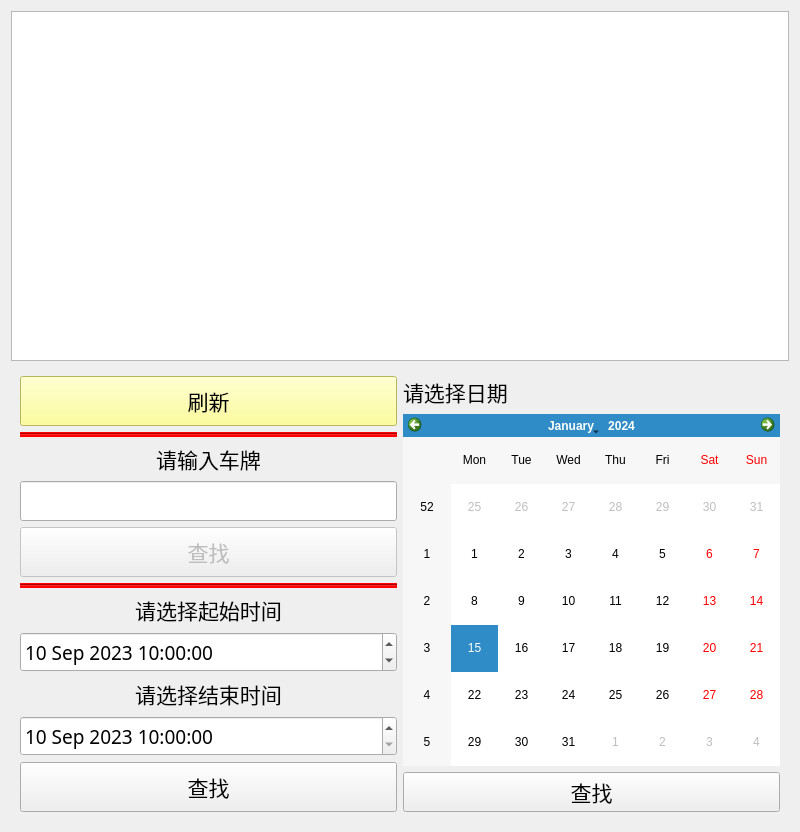
<?xml version="1.0" encoding="UTF-8"?>
<ui version="4.0">
 <class>MyDatabase</class>
 <widget class="QWidget" name="MyDatabase">
  <property name="geometry">
   <rect>
    <x>0</x>
    <y>0</y>
    <width>800</width>
    <height>808</height>
   </rect>
  </property>
  <property name="windowTitle">
   <string>数据库</string>
  </property>
  <property name="windowIcon">
   <iconset resource="image.qrc">
    <normaloff>:/res/logo.jpg</normaloff>:/res/logo.jpg</iconset>
  </property>
  <layout class="QVBoxLayout" name="verticalLayout_5">
   <item>
    <widget class="QTableView" name="tableView">
     <property name="minimumSize">
      <size>
       <width>0</width>
       <height>350</height>
      </size>
     </property>
     <property name="sizeIncrement">
      <size>
       <width>0</width>
       <height>0</height>
      </size>
     </property>
    </widget>
   </item>
   <item>
    <widget class="QWidget" name="widget" native="true">
     <layout class="QHBoxLayout" name="horizontalLayout">
      <item>
       <layout class="QVBoxLayout" name="verticalLayout">
        <item>
         <widget class="QPushButton" name="refreshBtn">
          <property name="minimumSize">
           <size>
            <width>100</width>
            <height>50</height>
           </size>
          </property>
          <property name="font">
           <font>
            <family>Agency FB</family>
            <pointsize>16</pointsize>
           </font>
          </property>
          <property name="styleSheet">
           <string notr="true">background-color: rgb(255, 255, 127);</string>
          </property>
          <property name="text">
           <string>刷新</string>
          </property>
         </widget>
        </item>
        <item>
         <widget class="Line" name="line_2">
          <property name="minimumSize">
           <size>
            <width>0</width>
            <height>5</height>
           </size>
          </property>
          <property name="styleSheet">
           <string notr="true">background-color: rgb(255, 0, 0);</string>
          </property>
          <property name="orientation">
           <enum>Qt::Horizontal</enum>
          </property>
         </widget>
        </item>
        <item>
         <widget class="QLabel" name="label">
          <property name="minimumSize">
           <size>
            <width>100</width>
            <height>0</height>
           </size>
          </property>
          <property name="maximumSize">
           <size>
            <width>16777215</width>
            <height>50</height>
           </size>
          </property>
          <property name="font">
           <font>
            <family>Agency FB</family>
            <pointsize>16</pointsize>
           </font>
          </property>
          <property name="text">
           <string>请输入车牌</string>
          </property>
          <property name="alignment">
           <set>Qt::AlignCenter</set>
          </property>
         </widget>
        </item>
        <item>
         <widget class="QLineEdit" name="lineEdit">
          <property name="minimumSize">
           <size>
            <width>150</width>
            <height>40</height>
           </size>
          </property>
          <property name="font">
           <font>
            <family>Agency FB</family>
            <pointsize>16</pointsize>
           </font>
          </property>
          <property name="alignment">
           <set>Qt::AlignCenter</set>
          </property>
         </widget>
        </item>
        <item>
         <widget class="QPushButton" name="selectBtn">
          <property name="enabled">
           <bool>false</bool>
          </property>
          <property name="minimumSize">
           <size>
            <width>100</width>
            <height>50</height>
           </size>
          </property>
          <property name="font">
           <font>
            <family>Agency FB</family>
            <pointsize>16</pointsize>
           </font>
          </property>
          <property name="text">
           <string>查找</string>
          </property>
         </widget>
        </item>
        <item>
         <layout class="QVBoxLayout" name="verticalLayout_4">
          <item>
           <widget class="Line" name="line">
            <property name="minimumSize">
             <size>
              <width>0</width>
              <height>5</height>
             </size>
            </property>
            <property name="styleSheet">
             <string notr="true">background-color: rgb(255, 0, 0);</string>
            </property>
            <property name="orientation">
             <enum>Qt::Horizontal</enum>
            </property>
           </widget>
          </item>
          <item>
           <widget class="QLabel" name="label_4">
            <property name="minimumSize">
             <size>
              <width>100</width>
              <height>0</height>
             </size>
            </property>
            <property name="font">
             <font>
              <family>Agency FB</family>
              <pointsize>16</pointsize>
             </font>
            </property>
            <property name="text">
             <string>请选择起始时间</string>
            </property>
            <property name="alignment">
             <set>Qt::AlignCenter</set>
            </property>
           </widget>
          </item>
          <item>
           <widget class="QDateTimeEdit" name="startTimeEdit">
            <property name="minimumSize">
             <size>
              <width>0</width>
              <height>40</height>
             </size>
            </property>
            <property name="font">
             <font>
              <family>Agency FB</family>
              <pointsize>14</pointsize>
             </font>
            </property>
            <property name="dateTime">
             <datetime>
              <hour>10</hour>
              <minute>0</minute>
              <second>0</second>
              <year>2023</year>
              <month>9</month>
              <day>10</day>
             </datetime>
            </property>
            <property name="time">
             <time>
              <hour>10</hour>
              <minute>0</minute>
              <second>0</second>
             </time>
            </property>
           </widget>
          </item>
          <item>
           <widget class="QLabel" name="label_5">
            <property name="minimumSize">
             <size>
              <width>100</width>
              <height>0</height>
             </size>
            </property>
            <property name="font">
             <font>
              <family>Agency FB</family>
              <pointsize>16</pointsize>
             </font>
            </property>
            <property name="text">
             <string>请选择结束时间</string>
            </property>
            <property name="alignment">
             <set>Qt::AlignCenter</set>
            </property>
           </widget>
          </item>
          <item>
           <widget class="QDateTimeEdit" name="endTimeEdit">
            <property name="minimumSize">
             <size>
              <width>0</width>
              <height>40</height>
             </size>
            </property>
            <property name="font">
             <font>
              <family>Agency FB</family>
              <pointsize>14</pointsize>
             </font>
            </property>
            <property name="dateTime">
             <datetime>
              <hour>10</hour>
              <minute>0</minute>
              <second>0</second>
              <year>2023</year>
              <month>9</month>
              <day>10</day>
             </datetime>
            </property>
            <property name="date">
             <date>
              <year>2023</year>
              <month>9</month>
              <day>10</day>
             </date>
            </property>
            <property name="time">
             <time>
              <hour>10</hour>
              <minute>0</minute>
              <second>0</second>
             </time>
            </property>
            <property name="maximumDateTime">
             <datetime>
              <hour>23</hour>
              <minute>59</minute>
              <second>59</second>
              <year>9999</year>
              <month>12</month>
              <day>31</day>
             </datetime>
            </property>
            <property name="minimumDateTime">
             <datetime>
              <hour>10</hour>
              <minute>0</minute>
              <second>0</second>
              <year>2023</year>
              <month>9</month>
              <day>10</day>
             </datetime>
            </property>
            <property name="minimumDate">
             <date>
              <year>2023</year>
              <month>9</month>
              <day>10</day>
             </date>
            </property>
           </widget>
          </item>
          <item>
           <widget class="QPushButton" name="selectTimeBtn">
            <property name="minimumSize">
             <size>
              <width>100</width>
              <height>50</height>
             </size>
            </property>
            <property name="font">
             <font>
              <family>Agency FB</family>
              <pointsize>16</pointsize>
             </font>
            </property>
            <property name="text">
             <string>查找</string>
            </property>
           </widget>
          </item>
         </layout>
        </item>
       </layout>
      </item>
      <item>
       <layout class="QVBoxLayout" name="verticalLayout_3">
        <item>
         <layout class="QVBoxLayout" name="verticalLayout_2">
          <item>
           <widget class="QLabel" name="label_2">
            <property name="minimumSize">
             <size>
              <width>100</width>
              <height>0</height>
             </size>
            </property>
            <property name="font">
             <font>
              <family>Agency FB</family>
              <pointsize>16</pointsize>
             </font>
            </property>
            <property name="text">
             <string>请选择日期</string>
            </property>
           </widget>
          </item>
          <item>
           <widget class="QCalendarWidget" name="calendarWidget"/>
          </item>
         </layout>
        </item>
        <item>
         <widget class="QPushButton" name="selectDateBtn">
          <property name="minimumSize">
           <size>
            <width>100</width>
            <height>40</height>
           </size>
          </property>
          <property name="font">
           <font>
            <family>Agency FB</family>
            <pointsize>16</pointsize>
           </font>
          </property>
          <property name="text">
           <string>查找</string>
          </property>
         </widget>
        </item>
       </layout>
      </item>
     </layout>
    </widget>
   </item>
  </layout>
 </widget>
 <resources>
  <include location="image.qrc"/>
 </resources>
 <connections/>
</ui>
